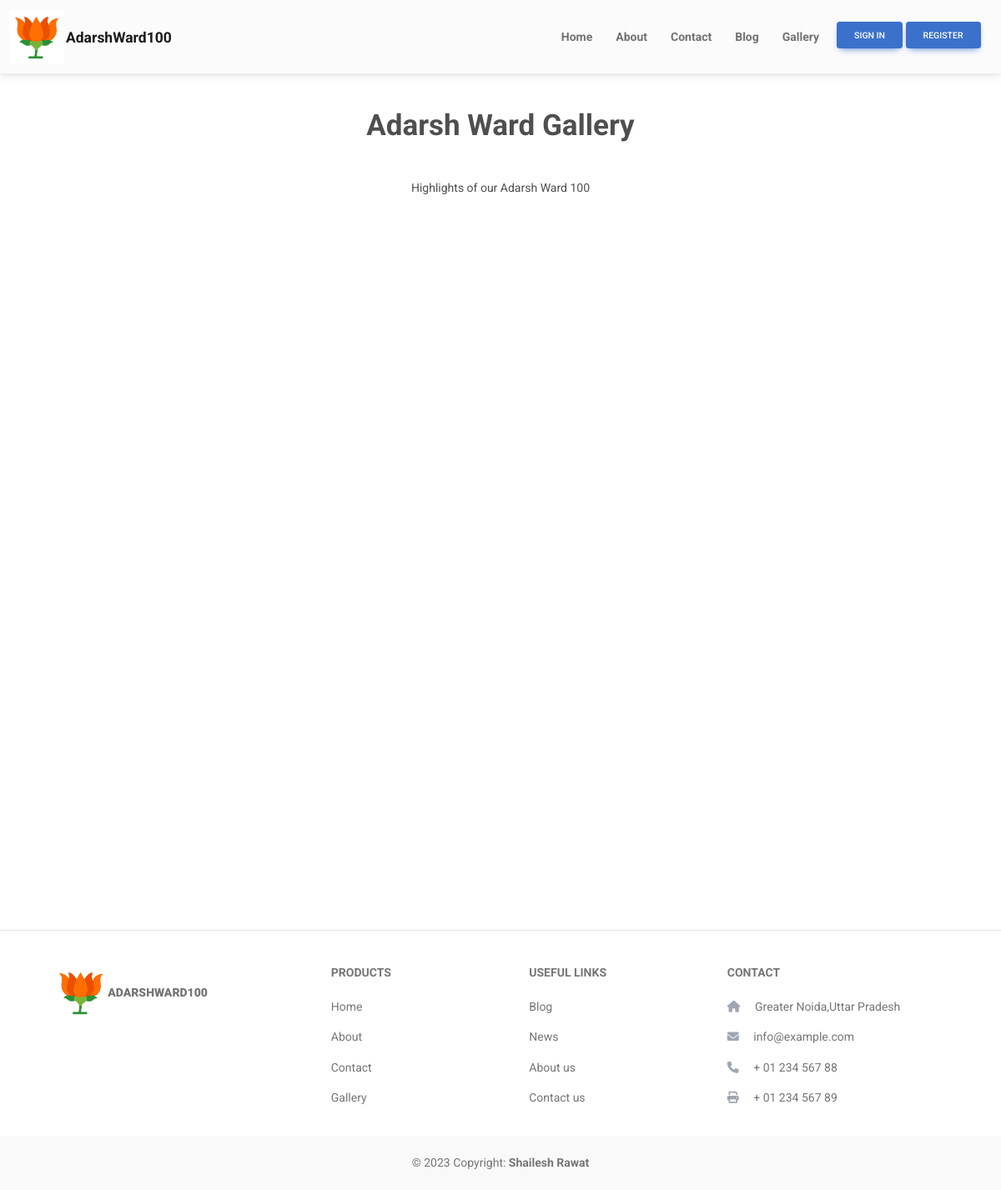
Page /gallery/ on the committed database.
### core/models.py (models this page shows, shortened)
class Navbar(models.Model):
    title = models.CharField(max_length=120)
    page = models.ForeignKey(Page, on_delete=models.CASCADE, related_name="page")
    sub_menu = models.ManyToManyField(Page, related_name="sub_menu", null=True, blank=True)

class Page(models.Model):
    title = models.CharField(max_length=120)
    urls = models.CharField(max_length=200)
    content = RichTextField()

### core/views.py (the view)
# urls.py: path('gallery/', views.gallery, name="gallery"),
def gallery(request):
    gallery = Gallery.objects.filter(on_gallery=True)
    page = Page.objects.filter(title="Gallery").first()
    context = {
        'gallery': gallery,
        'page': page
    }
    return render(request, 'gallery.html', context)

### core/context_processors.py (called while the page is built)
def navbar(request):
    nav_obj = Navbar.objects.all()
    return {'nav_obj': nav_obj}

### core/templates/gallery.html (shortened to what this page needs)
{% extends 'base.html' %}
{% load static %}
{% block content %}
<link rel="stylesheet" type="text/css" href="{% static 'assets/css/stylegallery.css' %}">
<header>
   <div class="container px-4 text-center mt-5">
     <h1 class="fw-bolder mb-5">Adarsh Ward Gallery</h1>
     <p class="lead">{{page.content|safe}}</p>
   </div>
 </header>
  <section class="gallery min-vh-100">
  </section>
{% endblock content %}

### core/templates/base.html (shortened to what this page needs)
{% load static %}
<!doctype html>
<html lang="en">
<head>
  <link href="https://cdn.jsdelivr.net/npm/bootstrap@5.0.2/dist/css/bootstrap.min.css" rel="stylesheet">
  <link rel="stylesheet" href="{% static 'assets/css/style.css'%}">
  <link href="https://cdnjs.cloudflare.com/ajax/libs/mdb-ui-kit/6.3.0/mdb.min.css" rel="stylesheet" />
  <link
  href="https://cdnjs.cloudflare.com/ajax/libs/font-awesome/6.0.0/css/all.min.css"
  rel="stylesheet"
  />
  <link href="https://maxcdn.bootstrapcdn.com/font-awesome/4.7.0/css/font-awesome.min.css" rel="stylesheet" />
</head>
<body>
  <nav class="navbar navbar-expand-lg navbar-light bg-light">
    <div class="container-fluid">
      <a class="navbar-brand" href="/"><img src="{% static 'assets/img/logo/BJP.png' %}" alt="" height="65"
        class="d-inline-block align-text-top"><b>AdarshWard100</b></a>
      <div class="collapse navbar-collapse justify-content-end" id="navbarNav">
        <ul class="navbar-nav">
          {% for nav in nav_obj %}
          {% if nav.sub_menu.count == 0 %}
          <li class="nav-item me-3">
            <a class="nav-link" aria-current="page" href="{{nav.page.urls}}"><strong>{{nav.title|capfirst}}</strong></a>
          </li>
          {% endif %}
          {% endfor %}
          <li class="nav-item dropdown me-3">
            {% if user.is_authenticated %}
            <div class="dropdown">
              <button
                class="btn btn-primary dropdown-toggle"
                type="button"
                id="dropdownMenuButton"
                data-mdb-toggle="dropdown"
                aria-expanded="false"
              >
                <svg xmlns="http://www.w3.org/2000/svg" width="16" height="16" fill="currentColor" class="bi bi-person-circle" viewBox="0 0 16 16">
                <path d="M11 6a3 3 0 1 1-6 0 3 3 0 0 1 6 0z"></path>
                <path fill-rule="evenodd" d="M0 8a8 8 0 1 1 16 0A8 8 0 0 1 0 8zm8-7a7 7 0 0 0-5.468 11.37C3.242 11.226 4.805 10 8 10s4.757 1.225 5.468 2.37A7 7 0 0 0 8 1z"></path>
                </svg>
                {{user.first_name}}
              </button>
              <ul class="dropdown-menu" aria-labelledby="dropdownMenuButton">
                <li><a class="dropdown-item" href="/logout?redirect_to={{request.path}}">Logout</a></li>
              </ul>
            </div>
            {% else %}
            <button type="button" class="btn btn-primary" data-bs-toggle="modal" data-bs-target="#SignInModal">
              Sign In
            </button>
            <button type="button" class="btn btn-primary" data-bs-toggle="modal" data-bs-target="#SignUpModal">
              Register
            </button>
            {% endif %}
          </li>
        </ul>
      </div>
    </div>
  </nav>
  {% block content %}{% endblock content %}
<footer class="text-center text-lg-start bg-white text-muted">
  <section class="d-flex justify-content-center justify-content-lg-between p-4 border-bottom">
    <div class="me-5 d-none d-lg-block">
      <span>&nbsp;</span>
    </div>
  </section>
  <section class="">
    <div class="container text-center text-md-start mt-5">
      <div class="row mt-3">
        <div class="col-md-3 col-lg-4 col-xl-3 mx-auto mb-4">
          <h6 class="text-uppercase fw-bold mb-4">
            <a class="navbar-brand" href="/"><img src="{% static 'assets/img/logo/BJP.png' %}" alt="" height="65"
              class="d-inline-block align-text-top"><b>AdarshWard100</b></a>
          </h6>
        </div>
        <div class="col-md-2 col-lg-2 col-xl-2 mx-auto mb-4">
          <h6 class="text-uppercase fw-bold mb-4">
            Products
          </h6>
          <p>
            <a href="#!" class="text-reset">Home</a>
          </p>
          <p>
            <a href="#!" class="text-reset">About</a>
          </p>
          <p>
            <a href="#!" class="text-reset">Contact</a>
          </p>
          <p>
            <a href="#!" class="text-reset">Gallery</a>
          </p>
        </div>
        <div class="col-md-3 col-lg-2 col-xl-2 mx-auto mb-4">
          <h6 class="text-uppercase fw-bold mb-4">
            Useful links
          </h6>
          <p>
            <a href="#!" class="text-reset">Blog</a>
          </p>
          <p>
            <a href="#!" class="text-reset">News</a>
          </p>
          <p>
            <a href="#!" class="text-reset">About us</a>
          </p>
          <p>
            <a href="#!" class="text-reset">Contact us</a>
          </p>
        </div>
        <div class="col-md-4 col-lg-3 col-xl-3 mx-auto mb-md-0 mb-4">
          <h6 class="text-uppercase fw-bold mb-4">Contact</h6>
          <p><i class="fas fa-home me-3 text-secondary"></i> Greater Noida,Uttar Pradesh</p>
          <p>
            <i class="fas fa-envelope me-3 text-secondary"></i>
            info@example.com
          </p>
          <p><i class="fas fa-phone me-3 text-secondary"></i> + 01 234 567 88</p>
          <p><i class="fas fa-print me-3 text-secondary"></i> + 01 234 567 89</p>
        </div>
      </div>
    </div>
  </section>
  <div class="text-center p-4" style="background-color: rgba(0, 0, 0, 0.025);">
    © 2023 Copyright:
    <a class="text-reset fw-bold" href="https://github.com/ShailRT">Shailesh Rawat</a>
  </div>
</footer>
</body>
</html>

### static/assets/css/style.css (style rules this page uses)
html { font-family: 'Poppins' !important; font-size: 14px !important; line-height: 1.42857143; color: #333; cursor: default; }
body { margin-top: 20px; }
.container { margin-top: 15%; }

### static/assets/css/stylegallery.css (style rules this page uses)
.gallery { padding: 80px 0; }

### rows in the picture
Navbar: title "Home"
Navbar: title "About"
Navbar: title "Contact"
Navbar: title "Blog"
Navbar: title "Gallery"
Page: content "Highlights of our Adarsh Ward 100"
